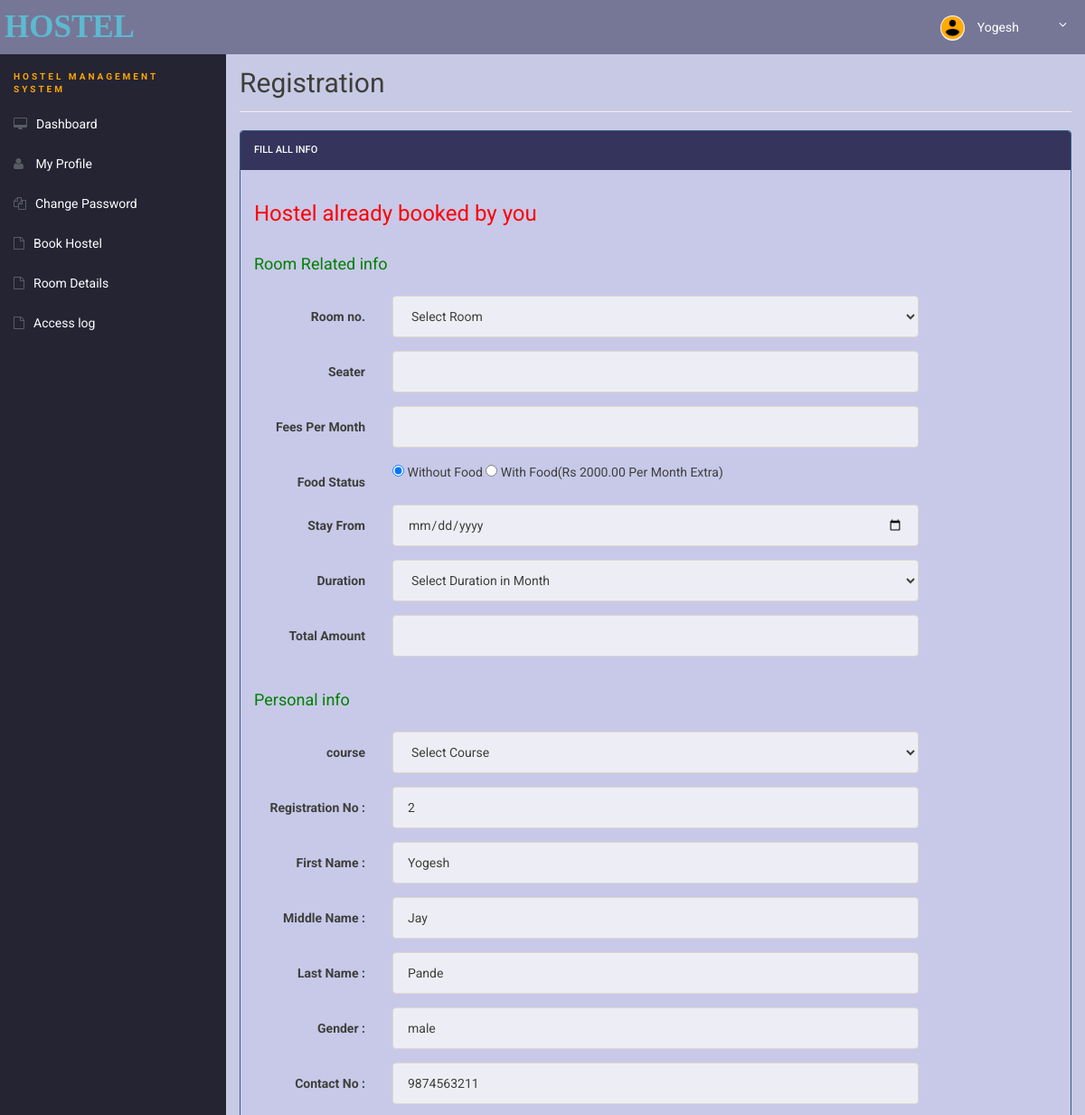
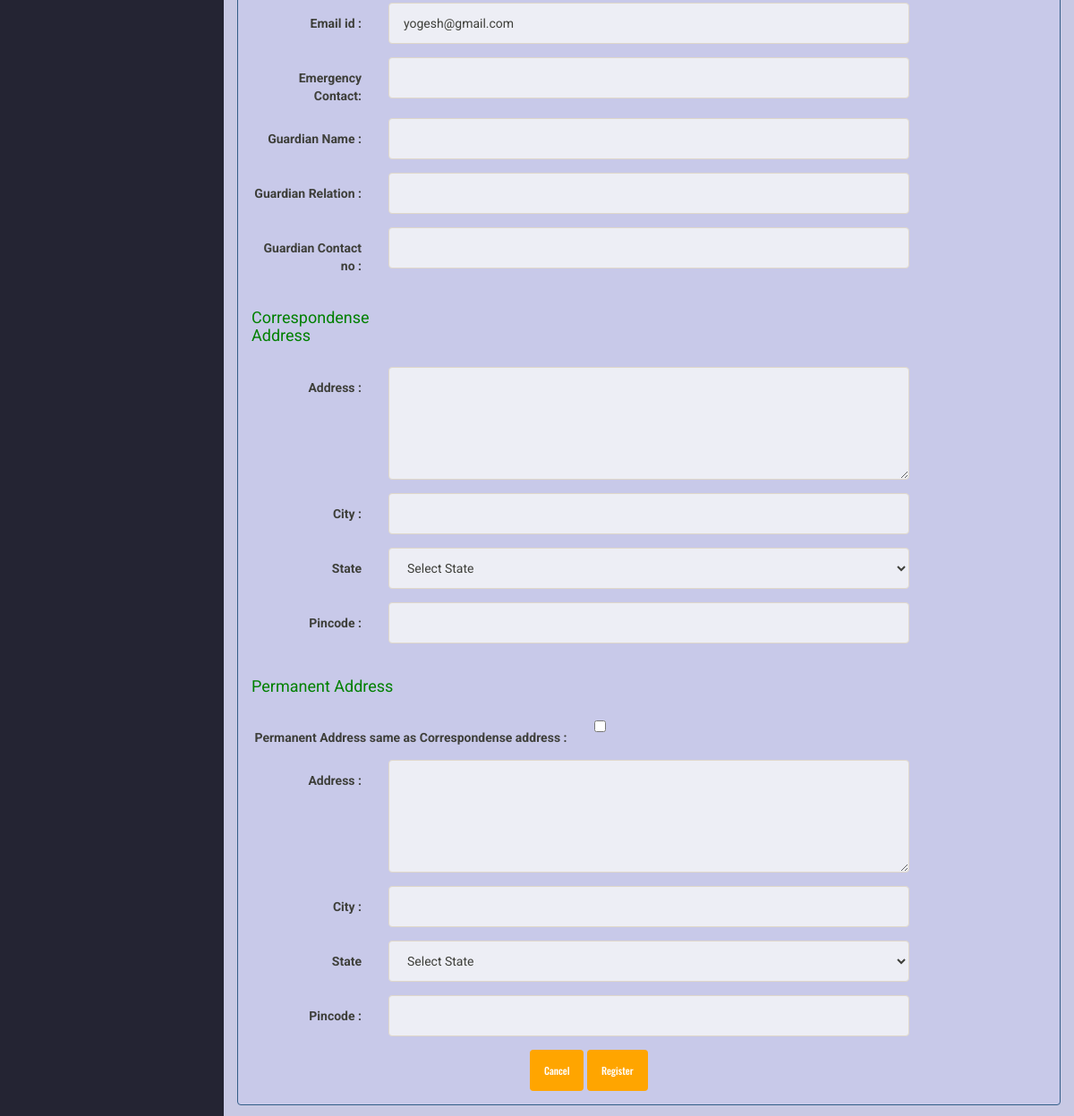
The page /book-hostel.php (signed in) on the database its author committed (2 pictures, top to bottom).
### tables this page shows
CREATE TABLE `users` (
  `id` int NOT NULL,
  `regNo` varchar(20) DEFAULT NULL,
  `firstName` varchar(50) DEFAULT NULL,
  `middleName` varchar(50) DEFAULT NULL,
  `lastName` varchar(50) DEFAULT NULL,
  `gender` enum('male','female','others') DEFAULT NULL,
  `contactNo` varchar(15) DEFAULT NULL,
  `email` varchar(255) NOT NULL,
  `password` varchar(255) NOT NULL,
  `updationDate` datetime DEFAULT NULL,
  `passUdateDate` datetime DEFAULT NULL
);

### book-hostel.php (the view, shortened to what this page needs)
<?php
include('includes/config.php');
?>
<!doctype html>
<html lang="en" class="no-js">
<head>
	<link rel="stylesheet" href="css/font-awesome.min.css">
	<link rel="stylesheet" href="css/bootstrap.min.css">
	<link rel="stylesheet" href="css/dataTables.bootstrap.min.css">>
	<link rel="stylesheet" href="css/bootstrap-social.css">
	<link rel="stylesheet" href="css/bootstrap-select.css">
	<link rel="stylesheet" href="css/fileinput.min.css">
	<link rel="stylesheet" href="css/awesome-bootstrap-checkbox.css">
	<link rel="stylesheet" href="css/style1.css">
</head>
<body>
	<?php include('includes/header.php'); ?>
	<div class="ts-main-content">
		<?php include('includes/sidebar.php'); ?>
		<div class="content-wrapper">
			<div class="container-fluid">
				<div class="row">
					<div class="col-md-12">
						<h2 class="page-title">Registration </h2>
						<div class="row">
							<div class="col-md-12">
								<div class="panel panel-primary">
									<div class="panel-heading">Fill all Info</div>
									<div class="panel-body">
										<form method="post" action="" class="form-horizontal">
											<?php
											$uid = $_SESSION['login'];
											$stmt = $conn->prepare("SELECT emailid FROM registration WHERE emailid=? ");
											$stmt->bind_param('s', $uid);
											$stmt->execute();
											$stmt->bind_result($email);
											$rs = $stmt->fetch();
											if ($rs) { ?>
												<h3 style="color: red" align="left">Hostel already booked by you</h3>
											<?php } else {
												echo "";
											}
											?>
											<div class="form-group">
												<label class="col-sm-4 control-label">
													<h4 style="color: green" align="left">Room Related info </h4>
												</label>
											</div>
											<div class="form-group">
												<label class="col-sm-2 control-label">Room no. </label>
												<div class="col-sm-8">
													<select name="room" id="room" class="form-control"
														onChange="getSeater(this.value);" onBlur="checkAvailability()"
														required>
														<option value="">Select Room</option>
													</select>
												</div>
											</div>
											<div class="form-group">
												<label class="col-sm-2 control-label">Seater</label>
												<div class="col-sm-8">
													<input type="text" name="seater" id="seater" class="form-control">
												</div>
											</div>
											<div class="form-group">
												<label class="col-sm-2 control-label">Fees Per Month</label>
												<div class="col-sm-8">
													<input type="text" name="fpm" id="fpm" class="form-control">
												</div>
											</div>
											<div class="form-group">
												<label class="col-sm-2 control-label">Food Status</label>
												<div class="col-sm-8">
													<input type="radio" value="0" name="foodstatus" checked="checked">
													Without Food
													<input type="radio" value="1" name="foodstatus"> With Food(Rs
													2000.00 Per Month Extra)
												</div>
											</div>
											<div class="form-group">
												<label class="col-sm-2 control-label">Stay From</label>
												<div class="col-sm-8">
													<input type="date" name="stayf" id="stayf" class="form-control">
												</div>
											</div>
											<div class="form-group">
												<label class="col-sm-2 control-label">Duration</label>
												<div class="col-sm-8">
													<select name="duration" id="duration" class="form-control">
														<option value="">Select Duration in Month</option>
													</select>
												</div>
											</div>
											<div class="form-group">
												<label class="col-sm-2 control-label">Total Amount</label>
												<div class="col-sm-8">
													<input type="text" name="ta" id="ta" class="result form-control">
												</div>
											</div>
											<div class="form-group">
												<label class="col-sm-2 control-label">
													<h4 style="color: green" align="left">Personal info </h4>
												</label>
											</div>
											<div class="form-group">
												<label class="col-sm-2 control-label">course </label>
												<div class="col-sm-8">
													<select name="course" id="course" class="form-control" required>
														<option value="">Select Course</option>
													</select>
												</div>
											</div>
											<?php
											$aid = $_SESSION['id'];
											$ret = "select * from users where id=?";
											$stmt = $conn->prepare($ret);
											$stmt->bind_param('i', $aid);
											$stmt->execute();
											$res = $stmt->get_result();
											while ($row = $res->fetch_object()) {
												?>
												<div class="form-group">
													<label class="col-sm-2 control-label">Registration No : </label>
													<div class="col-sm-8">
														<input type="text" name="regno" id="regno" class="form-control"
															value="<?php echo $row->regNo; ?>" readonly>
													</div>
												</div>
												<div class="form-group">
													<label class="col-sm-2 control-label">First Name : </label>
													<div class="col-sm-8">
														<input type="text" name="fname" id="fname" class="form-control"
															value="<?php echo $row->firstName; ?>" readonly>
													</div>
												</div>
												<div class="form-group">
													<label class="col-sm-2 control-label">Middle Name : </label>
													<div class="col-sm-8">
														<input type="text" name="mname" id="mname" class="form-control"
															value="<?php echo $row->middleName; ?>" readonly>
													</div>
												</div>
												<div class="form-group">
													<label class="col-sm-2 control-label">Last Name : </label>
													<div class="col-sm-8">
														<input type="text" name="lname" id="lname" class="form-control"
															value="<?php echo $row->lastName; ?>" readonly>
													</div>
												</div>
												<div class="form-group">
													<label class="col-sm-2 control-label">Gender : </label>
													<div class="col-sm-8">
														<input type="text" name="gender" value="<?php echo $row->gender; ?>"
															class="form-control" readonly>
													</div>
												</div>
												<div class="form-group">
													<label class="col-sm-2 control-label">Contact No : </label>
													<div class="col-sm-8">
														<input type="text" name="contact" id="contact"
															value="<?php echo $row->contactNo; ?>" class="form-control"
															readonly>
													</div>
												</div>
												<div class="form-group">
													<label class="col-sm-2 control-label">Email id : </label>
													<div class="col-sm-8">
														<input type="email" name="email" id="email" class="form-control"
															value="<?php echo $row->email; ?>" readonly>
													</div>
												</div>
											<?php } ?>
											<div class="form-group">
												<label class="col-sm-2 control-label">Emergency Contact: </label>
												<div class="col-sm-8">
													<input type="text" name="econtact" id="econtact"
														class="form-control" required="required">
												</div>
											</div>
											<div class="form-group">
												<label class="col-sm-2 control-label">Guardian Name : </label>
												<div class="col-sm-8">
													<input type="text" name="gname" id="gname" class="form-control"
														required="required">
												</div>
											</div>
											<div class="form-group">
												<label class="col-sm-2 control-label">Guardian Relation : </label>
												<div class="col-sm-8">
													<input type="text" name="grelation" id="grelation"
														class="form-control" required="required">
												</div>
											</div>
											<div class="form-group">
												<label class="col-sm-2 control-label">Guardian Contact no : </label>
												<div class="col-sm-8">
													<input type="text" name="gcontact" id="gcontact"
														class="form-control" required="required">
												</div>
											</div>
											<div class="form-group">
												<label class="col-sm-3 control-label">
													<h4 style="color: green" align="left">Correspondense Address </h4>
												</label>
											</div>
											<div class="form-group">
												<label class="col-sm-2 control-label">Address : </label>
												<div class="col-sm-8">
													<textarea rows="5" name="address" id="address" class="form-control"
														required="required"></textarea>
												</div>
											</div>
											<div class="form-group">
												<label class="col-sm-2 control-label">City : </label>
												<div class="col-sm-8">
													<input type="text" name="city" id="city" class="form-control"
														required="required">
												</div>
											</div>
											<div class="form-group">
												<label class="col-sm-2 control-label">State </label>
												<div class="col-sm-8">
													<select name="state" id="state" class="form-control" required>
														<option value="">Select State</option>
													</select>
												</div>
											</div>
											<div class="form-group">
												<label class="col-sm-2 control-label">Pincode : </label>
												<div class="col-sm-8">
													<input type="text" name="pincode" id="pincode" class="form-control"
														required="required">
												</div>
											</div>
											<div class="form-group">
												<label class="col-sm-3 control-label">
													<h4 style="color: green" align="left">Permanent Address </h4>
												</label>
											</div>
											<div class="form-group">
												<label class="col-sm-5 control-label">Permanent Address same as
													Correspondense address : </label>
												<div class="col-sm-4">
													<input type="checkbox" name="adcheck" value="1" />
												</div>
											</div>
											<div class="form-group">
												<label class="col-sm-2 control-label">Address : </label>
												<div class="col-sm-8">
													<textarea rows="5" name="paddress" id="paddress"
														class="form-control" required="required"></textarea>
												</div>
											</div>
											<div class="form-group">
												<label class="col-sm-2 control-label">City : </label>
												<div class="col-sm-8">
													<input type="text" name="pcity" id="pcity" class="form-control"
														required="required">
												</div>
											</div>
											<div class="form-group">
												<label class="col-sm-2 control-label">State </label>
												<div class="col-sm-8">
													<select name="pstate" id="pstate" class="form-control" required>
														<option value="">Select State</option>
													</select>
												</div>
											</div>
											<div class="form-group">
												<label class="col-sm-2 control-label">Pincode : </label>
												<div class="col-sm-8">
													<input type="text" name="ppincode" id="ppincode"
														class="form-control" required="required">
												</div>
											</div>
											<div class="col-sm-6 col-sm-offset-4">
												<button class="btn btn-default" type="submit">Cancel</button>
												<input type="submit" name="submit" Value="Register"
													class="btn btn-primary">
											</div>
										</form>
									</div>
								</div>
							</div>
						</div>
					</div>
				</div>
			</div>
		</div>
	</div>
</body>
</html>

### includes/header.php (shortened to what this page needs)
<?php
include('config.php');
if (isset($_SESSION['id'])) {
	$aid = $_SESSION['id'];
	$ret = "select * from users where id=?";
	$stmt = $conn->prepare($ret);
	$stmt->bind_param('i', $aid);
	$stmt->execute();
	$res = $stmt->get_result();
	while ($row = $res->fetch_object()) { ?>
		<div class="brand clearfix">
			<a href="#" class="logo" style="font-size:35px;">HOSTEL</a>
			<ul class="ts-profile-nav">
				<li class="ts-account">
					<a href="#"><img src="img/akshay.jpg" class="ts-avatar hidden-side" alt="">
						<?php echo $row->firstName;
	} ?> <i class="fa fa-angle-down hidden-side"></i>
				</a>
			</li>
		</ul>
	</div>
<?php } ?>

### css/style1.css (style rules this page uses)
* { border-radius: 0px; }
html { font-size: 14px; }
@media only screen and (min-width: 480px) { html { font-size: 17px; } }
@media only screen and (min-width: 768px) { html { font-size: 14px; } }
body { font-size: 1em; }
a { color: orange; }
.btn { font-family: 'Oswald', sans-serif; }
.panel { overflow: hidden; }
ul, li { margin: 0; padding: 0; list-style: none; }
.btn { text-transform: none; }
.page-title { padding-bottom: 15px; margin-bottom: 20px; border-bottom: 1px solid #f0f0f0; }
.brand { background: #767697; position: relative; z-index: 3; position: fixed; width: 100%; top: 0; }
.brand .logo { box-sizing: border-box; padding: 5px; float: left; display: block; width: 200px; font-family: cursive; font-weight: bold; font-size: 35px; }
@media only screen and (min-width: 992px) { .brand .logo { width: 250px; } }
.brand .ts-profile-nav { float: right; display: none; }
.brand .ts-profile-nav li { float: left; position: relative; }
.brand .ts-profile-nav li a { display: block; padding: 20px; color: #fff; }
.brand .ts-profile-nav .ts-account .fa-angle-down { float: right; }
.brand .ts-profile-nav .ts-account>a { width: 180px; background: #767697; }
.brand .ts-profile-nav .ts-account .ts-avatar { border-radius: 50%; height: 28px; margin: -10px 0; margin-right: 10px; }
@media only screen and (min-width: 992px) { .brand .ts-profile-nav { display: block; } }
.ts-main-content .content-wrapper { padding-top: 15px; margin-top: 20px; }
@media only screen and (min-width: 992px) { .ts-main-content .content-wrapper { margin-left: 250px; } }

### rows shown on the page
users: firstName "Yogesh", regno "2", fname "Yogesh", mname "Jay", lname "Pande", gender "male", contact "9874563211", email "yogesh@gmail.com"
